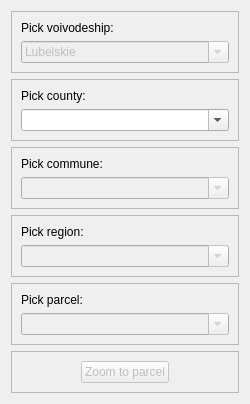
<?xml version="1.0" encoding="UTF-8"?>
<ui version="4.0">
 <class>ParcelFinderDialog</class>
 <widget class="QDialog" name="ParcelFinderDialog">
  <property name="geometry">
   <rect>
    <x>0</x>
    <y>0</y>
    <width>250</width>
    <height>392</height>
   </rect>
  </property>
  <property name="maximumSize">
   <size>
    <width>250</width>
    <height>400</height>
   </size>
  </property>
  <property name="windowTitle">
   <string>Dialog</string>
  </property>
  <layout class="QVBoxLayout" name="verticalLayout_6">
   <item>
    <widget class="QFrame" name="voivodeshipGroup">
     <property name="frameShape">
      <enum>QFrame::StyledPanel</enum>
     </property>
     <property name="frameShadow">
      <enum>QFrame::Raised</enum>
     </property>
     <layout class="QVBoxLayout" name="verticalLayout">
      <item>
       <widget class="QLabel" name="voivodeshipComboBoxLabel">
        <property name="text">
         <string>Pick voivodeship:</string>
        </property>
       </widget>
      </item>
      <item>
       <widget class="QComboBox" name="voivodeshipComboBox">
        <property name="enabled">
         <bool>false</bool>
        </property>
        <property name="toolTip">
         <string notr="true"/>
        </property>
        <property name="editable">
         <bool>true</bool>
        </property>
        <property name="frame">
         <bool>true</bool>
        </property>
        <item>
         <property name="text">
          <string>Lubelskie</string>
         </property>
        </item>
       </widget>
      </item>
     </layout>
    </widget>
   </item>
   <item>
    <widget class="QFrame" name="countyGroup">
     <property name="frameShape">
      <enum>QFrame::StyledPanel</enum>
     </property>
     <property name="frameShadow">
      <enum>QFrame::Raised</enum>
     </property>
     <layout class="QVBoxLayout" name="verticalLayout_2">
      <item>
       <widget class="QLabel" name="countyComboBoxLabel">
        <property name="text">
         <string>Pick county:</string>
        </property>
       </widget>
      </item>
      <item>
       <widget class="QComboBox" name="countyComboBox">
        <property name="toolTip">
         <string notr="true"/>
        </property>
        <property name="editable">
         <bool>true</bool>
        </property>
       </widget>
      </item>
     </layout>
    </widget>
   </item>
   <item>
    <widget class="QFrame" name="communeGroup">
     <property name="frameShape">
      <enum>QFrame::StyledPanel</enum>
     </property>
     <property name="frameShadow">
      <enum>QFrame::Raised</enum>
     </property>
     <layout class="QVBoxLayout" name="verticalLayout_3">
      <item>
       <widget class="QLabel" name="communeComboBoxLabel">
        <property name="text">
         <string>Pick commune:</string>
        </property>
       </widget>
      </item>
      <item>
       <widget class="QComboBox" name="communeComboBox">
        <property name="enabled">
         <bool>false</bool>
        </property>
        <property name="toolTip">
         <string notr="true"/>
        </property>
        <property name="editable">
         <bool>true</bool>
        </property>
       </widget>
      </item>
     </layout>
    </widget>
   </item>
   <item>
    <widget class="QFrame" name="regionGroup">
     <property name="frameShape">
      <enum>QFrame::StyledPanel</enum>
     </property>
     <property name="frameShadow">
      <enum>QFrame::Raised</enum>
     </property>
     <layout class="QVBoxLayout" name="verticalLayout_4">
      <item>
       <widget class="QLabel" name="regionComboBoxLabel">
        <property name="maximumSize">
         <size>
          <width>250</width>
          <height>60</height>
         </size>
        </property>
        <property name="text">
         <string>Pick region:</string>
        </property>
       </widget>
      </item>
      <item>
       <widget class="QComboBox" name="regionComboBox">
        <property name="enabled">
         <bool>false</bool>
        </property>
        <property name="toolTip">
         <string notr="true"/>
        </property>
        <property name="editable">
         <bool>true</bool>
        </property>
       </widget>
      </item>
     </layout>
    </widget>
   </item>
   <item>
    <widget class="QFrame" name="parcelGroup">
     <property name="frameShape">
      <enum>QFrame::StyledPanel</enum>
     </property>
     <property name="frameShadow">
      <enum>QFrame::Raised</enum>
     </property>
     <layout class="QVBoxLayout" name="verticalLayout_5">
      <item>
       <widget class="QLabel" name="parcelComboBoxLabel">
        <property name="text">
         <string>Pick parcel:</string>
        </property>
       </widget>
      </item>
      <item>
       <widget class="QComboBox" name="parcelComboBox">
        <property name="enabled">
         <bool>false</bool>
        </property>
        <property name="toolTip">
         <string notr="true"/>
        </property>
        <property name="editable">
         <bool>true</bool>
        </property>
       </widget>
      </item>
     </layout>
    </widget>
   </item>
   <item>
    <spacer name="verticalSpacer">
     <property name="orientation">
      <enum>Qt::Vertical</enum>
     </property>
     <property name="sizeHint" stdset="0">
      <size>
       <width>20</width>
       <height>40</height>
      </size>
     </property>
    </spacer>
   </item>
   <item>
    <widget class="QFrame" name="frame">
     <property name="frameShape">
      <enum>QFrame::StyledPanel</enum>
     </property>
     <property name="frameShadow">
      <enum>QFrame::Raised</enum>
     </property>
     <layout class="QHBoxLayout" name="horizontalLayout">
      <item>
       <spacer name="horizontalSpacer">
        <property name="orientation">
         <enum>Qt::Horizontal</enum>
        </property>
        <property name="sizeHint" stdset="0">
         <size>
          <width>40</width>
          <height>20</height>
         </size>
        </property>
       </spacer>
      </item>
      <item>
       <widget class="QPushButton" name="parcelZoomButton">
        <property name="enabled">
         <bool>false</bool>
        </property>
        <property name="text">
         <string>Zoom to parcel</string>
        </property>
       </widget>
      </item>
      <item>
       <spacer name="horizontalSpacer_2">
        <property name="orientation">
         <enum>Qt::Horizontal</enum>
        </property>
        <property name="sizeHint" stdset="0">
         <size>
          <width>40</width>
          <height>20</height>
         </size>
        </property>
       </spacer>
      </item>
     </layout>
    </widget>
   </item>
  </layout>
 </widget>
 <tabstops>
  <tabstop>voivodeshipComboBox</tabstop>
  <tabstop>countyComboBox</tabstop>
  <tabstop>communeComboBox</tabstop>
  <tabstop>regionComboBox</tabstop>
  <tabstop>parcelComboBox</tabstop>
  <tabstop>parcelZoomButton</tabstop>
 </tabstops>
 <resources/>
 <connections/>
 <slots>
  <slot>populateCombobox(int)</slot>
  <slot>zoomToParcel()</slot>
 </slots>
</ui>
